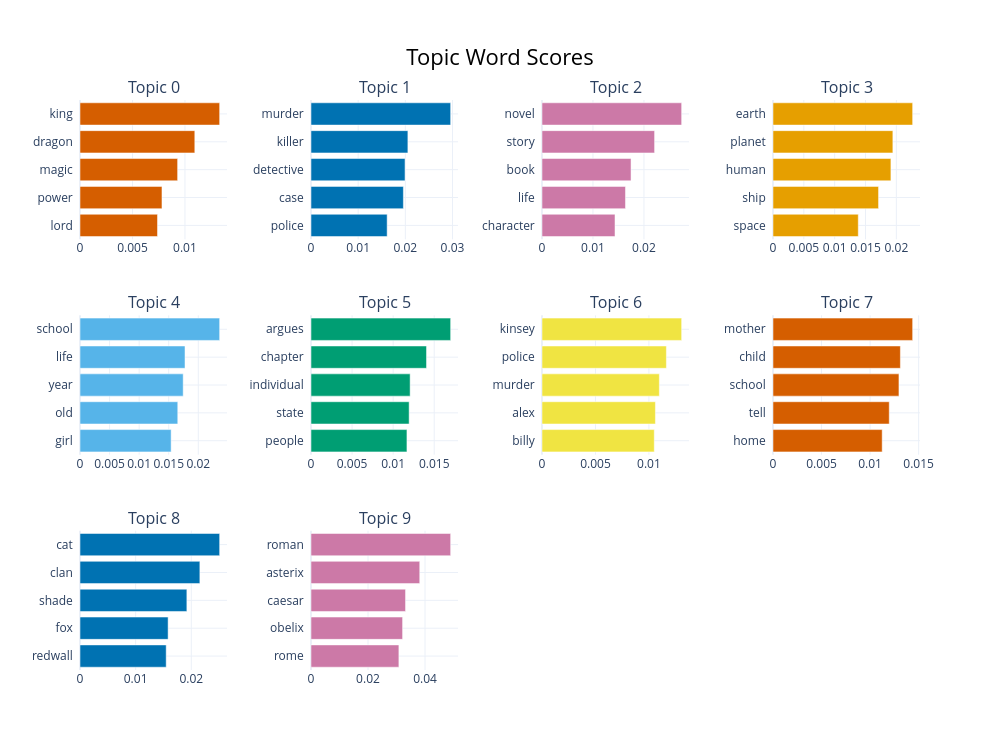

Write notebook code for a chart like this one.
### Markdown cell above
### 5.2. Visualization of topics as a bar chart

This chart shows the 10 most popular topics and the keywords that define them.

### Code cell
if 'topic_model' in locals():
    display(topic_model.visualize_barchart(top_n_topics=10))

### Figure 1 — Plotly figure (JSON) as saved in the notebook; plotly's stock layout.template omitted (floating-point values rounded to 4 significant figures)
{"data": [{"marker": {"color": "#D55E00"}, "orientation": "h", "type": "bar", "x": [0.007387, 0.007811, 0.009302, 0.01094, 0.01331], "xaxis": "x", "y": ["lord  ", "power  ", "magic  ", "dragon  ", "king  "], "yaxis": "y"}, {"marker": {"color": "#0072B2"}, "orientation": "h", "type": "bar", "x": [0.01614, 0.01959, 0.01993, 0.02054, 0.02961], "xaxis": "x2", "y": ["police  ", "case  ", "detective  ", "killer  ", "murder  "], "yaxis": "y2"}, {"marker": {"color": "#CC79A7"}, "orientation": "h", "type": "bar", "x": [0.01432, 0.01637, 0.01746, 0.02208, 0.02739], "xaxis": "x3", "y": ["character  ", "life  ", "book  ", "story  ", "novel  "], "yaxis": "y3"}, {"marker": {"color": "#E69F00"}, "orientation": "h", "type": "bar", "x": [0.01383, 0.01711, 0.01912, 0.01943, 0.02264], "xaxis": "x4", "y": ["space  ", "ship  ", "human  ", "planet  ", "earth  "], "yaxis": "y4"}, {"marker": {"color": "#56B4E9"}, "orientation": "h", "type": "bar", "x": [0.01541, 0.01653, 0.01745, 0.01776, 0.02362], "xaxis": "x5", "y": ["girl  ", "old  ", "year  ", "life  ", "school  "], "yaxis": "y5"}, {"marker": {"color": "#009E73"}, "orientation": "h", "type": "bar", "x": [0.01168, 0.01195, 0.01207, 0.01406, 0.017], "xaxis": "x6", "y": ["people  ", "state  ", "individual  ", "chapter  ", "argues  "], "yaxis": "y6"}, {"marker": {"color": "#F0E442"}, "orientation": "h", "type": "bar", "x": [0.0105, 0.01061, 0.01098, 0.01163, 0.01306], "xaxis": "x7", "y": ["billy  ", "alex  ", "murder  ", "police  ", "kinsey  "], "yaxis": "y7"}, {"marker": {"color": "#D55E00"}, "orientation": "h", "type": "bar", "x": [0.01124, 0.01197, 0.01297, 0.01312, 0.01438], "xaxis": "x8", "y": ["home  ", "tell  ", "school  ", "child  ", "mother  "], "yaxis": "y8"}, {"marker": {"color": "#0072B2"}, "orientation": "h", "type": "bar", "x": [0.01549, 0.01584, 0.01921, 0.02154, 0.0251], "xaxis": "x9", "y": ["redwall  ", "fox  ", "shade  ", "clan  ", "cat  "], "yaxis": "y9"}, {"marker": {"color": "#CC79A7"}, "orientation": "h", "type": "bar", "x": [0.03083, 0.03213, 0.03316, 0.03814, 0.04899], "xaxis": "x10", "y": ["rome  ", "obelix  ", "caesar  ", "asterix  ", "roman  "], "yaxis": "y10"}], "layout": {"annotations": [{"font": {"size": 16}, "showarrow": false, "text": "Topic 0", "x": 0.0875, "xanchor": "center", "xref": "paper", "y": 1, "yanchor": "bottom", "yref": "paper"}, {"font": {"size": 16}, "showarrow": false, "text": "Topic 1", "x": 0.3625, "xanchor": "center", "xref": "paper", "y": 1, "yanchor": "bottom", "yref": "paper"}, {"font": {"size": 16}, "showarrow": false, "text": "Topic 2", "x": 0.6375, "xanchor": "center", "xref": "paper", "y": 1, "yanchor": "bottom", "yref": "paper"}, {"font": {"size": 16}, "showarrow": false, "text": "Topic 3", "x": 0.9125, "xanchor": "center", "xref": "paper", "y": 1, "yanchor": "bottom", "yref": "paper"}, {"font": {"size": 16}, "showarrow": false, "text": "Topic 4", "x": 0.0875, "xanchor": "center", "xref": "paper", "y": 0.6222, "yanchor": "bottom", "yref": "paper"}, {"font": {"size": 16}, "showarrow": false, "text": "Topic 5", "x": 0.3625, "xanchor": "center", "xref": "paper", "y": 0.6222, "yanchor": "bottom", "yref": "paper"}, {"font": {"size": 16}, "showarrow": false, "text": "Topic 6", "x": 0.6375, "xanchor": "center", "xref": "paper", "y": 0.6222, "yanchor": "bottom", "yref": "paper"}, {"font": {"size": 16}, "showarrow": false, "text": "Topic 7", "x": 0.9125, "xanchor": "center", "xref": "paper", "y": 0.6222, "yanchor": "bottom", "yref": "paper"}, {"font": {"size": 16}, "showarrow": false, "text": "Topic 8", "x": 0.0875, "xanchor": "center", "xref": "paper", "y": 0.2444, "yanchor": "bottom", "yref": "paper"}, {"font": {"size": 16}, "showarrow": false, "text": "Topic 9", "x": 0.3625, "xanchor": "center", "xref": "paper", "y": 0.2444, "yanchor": "bottom", "yref": "paper"}], "height": 750, "hoverlabel": {"bgcolor": "white", "font": {"family": "Rockwell", "size": 16}}, "showlegend": false, "title": {"font": {"color": "Black", "size": 22}, "text": "Topic Word Scores", "x": 0.5, "xanchor": "center", "yanchor": "top"}, "width": 1000, "xaxis": {"anchor": "y", "domain": [0, 0.175], "showgrid": true}, "xaxis10": {"anchor": "y10", "domain": [0.275, 0.45], "showgrid": true}, "xaxis11": {"anchor": "y11", "domain": [0.55, 0.725], "showgrid": true}, "xaxis12": {"anchor": "y12", "domain": [0.825, 1], "showgrid": true}, "xaxis2": {"anchor": "y2", "domain": [0.275, 0.45], "showgrid": true}, "xaxis3": {"anchor": "y3", "domain": [0.55, 0.725], "showgrid": true}, "xaxis4": {"anchor": "y4", "domain": [0.825, 1], "showgrid": true}, "xaxis5": {"anchor": "y5", "domain": [0, 0.175], "showgrid": true}, "xaxis6": {"anchor": "y6", "domain": [0.275, 0.45], "showgrid": true}, "xaxis7": {"anchor": "y7", "domain": [0.55, 0.725], "showgrid": true}, "xaxis8": {"anchor": "y8", "domain": [0.825, 1], "showgrid": true}, "xaxis9": {"anchor": "y9", "domain": [0, 0.175], "showgrid": true}, "yaxis": {"anchor": "x", "domain": [0.7556, 1], "showgrid": true}, "yaxis10": {"anchor": "x10", "domain": [0, 0.2444], "showgrid": true}, "yaxis11": {"anchor": "x11", "domain": [0, 0.2444], "showgrid": true}, "yaxis12": {"anchor": "x12", "domain": [0, 0.2444], "showgrid": true}, "yaxis2": {"anchor": "x2", "domain": [0.7556, 1], "showgrid": true}, "yaxis3": {"anchor": "x3", "domain": [0.7556, 1], "showgrid": true}, "yaxis4": {"anchor": "x4", "domain": [0.7556, 1], "showgrid": true}, "yaxis5": {"anchor": "x5", "domain": [0.3778, 0.6222], "showgrid": true}, "yaxis6": {"anchor": "x6", "domain": [0.3778, 0.6222], "showgrid": true}, "yaxis7": {"anchor": "x7", "domain": [0.3778, 0.6222], "showgrid": true}, "yaxis8": {"anchor": "x8", "domain": [0.3778, 0.6222], "showgrid": true}, "yaxis9": {"anchor": "x9", "domain": [0, 0.2444], "showgrid": true}}}
